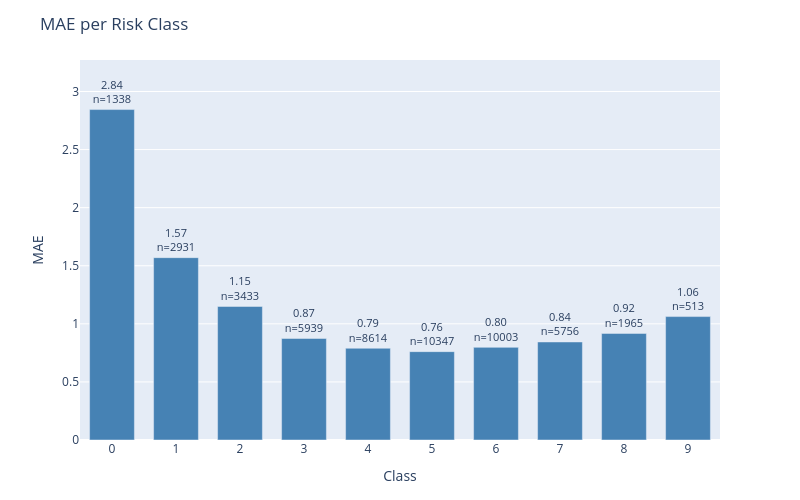

The notebook cell this image was saved under:
### Code cell
plot_error_by_group(
    df=results_test,
    y_true_col='actual',
    y_pred_col='prediction',
    group_by='class',
    metric='mae',
    title='MAE per Risk Class'
)

### Figure 1 — Plotly figure (JSON) as saved in the notebook; plotly's stock layout.template omitted (floating-point values rounded to 4 significant figures)
{"data": [{"marker": {"color": "steelblue"}, "text": ["2.84<br>n=1338", "1.57<br>n=2931", "1.15<br>n=3433", "0.87<br>n=5939", "0.79<br>n=8614", "0.76<br>n=10347", "0.80<br>n=10003", "0.84<br>n=5756", "0.92<br>n=1965", "1.06<br>n=513"], "textposition": "outside", "type": "bar", "x": ["0", "1", "2", "3", "4", "5", "6", "7", "8", "9"], "y": [2.845, 1.57, 1.15, 0.8741, 0.7898, 0.7607, 0.7976, 0.844, 0.9176, 1.062]}], "layout": {"bargap": 0.3, "height": 500, "margin": {"b": 60, "t": 60}, "title": {"text": "MAE per Risk Class"}, "uniformtext": {"minsize": 8, "mode": "hide"}, "width": 800, "xaxis": {"title": {"text": "Class"}}, "yaxis": {"range": [0, 3.271], "title": {"text": "MAE"}}}}
